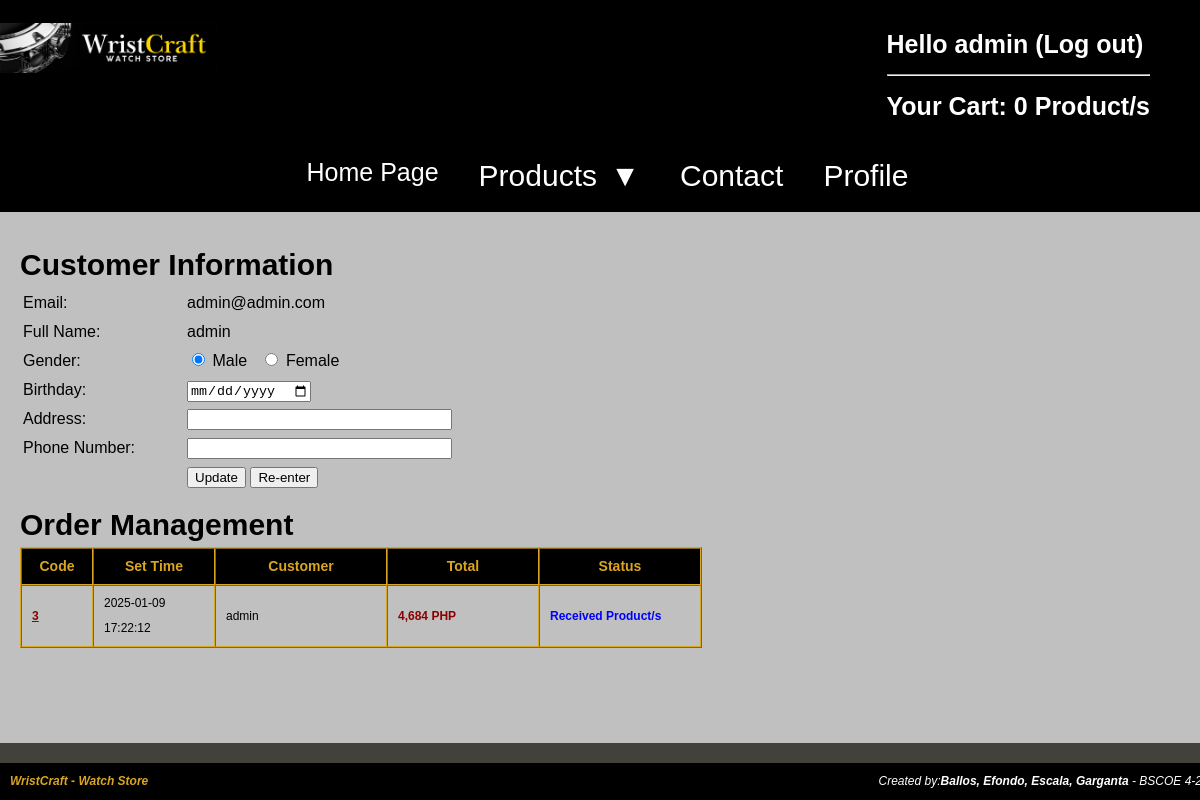
Page /WristCraft/www/usercontrolGuest.php (signed in) on the committed database.
### tables this page shows
CREATE TABLE `users` (
  `Id` int(11) NOT NULL,
  `Password` varchar(255) NOT NULL,
  `Email` varchar(255) NOT NULL,
  `CreateTime` datetime NOT NULL,
  `Admin` int(11) DEFAULT 0,
  `Name` varchar(255) NOT NULL,
  `Sex` int(11) DEFAULT NULL,
  `DoB` date DEFAULT NULL,
  `Address` text DEFAULT NULL,
  `Phone` varchar(12) DEFAULT NULL
);

CREATE TABLE `orders` (
  `Id` int(11) NOT NULL,
  `CreateTime` datetime NOT NULL,
  `CloseTime` datetime NOT NULL,
  `Status` int(11) NOT NULL,
  `UserId` int(11) DEFAULT NULL,
  `Name` varchar(255) NOT NULL,
  `Address` text NOT NULL,
  `Phone` varchar(12) NOT NULL,
  `Email` varchar(255) DEFAULT NULL,
  `Request` text DEFAULT NULL
);

### WristCraft/www/ultility/userultilities.php (called while the page is built, shortened)
<?php
function getUserById($con, $userId) {
    $sql = "SELECT * FROM `users` WHERE Id = '$userId'";
    $result = mysqli_query($con, $sql);
    if (mysqli_num_rows($result) === 1) {
        return mysqli_fetch_array($result);
    } else {
        return '';
    }
}
?>

### WristCraft/www/usercontrolGuest.php (the view, shortened to what this page needs)
<?php
require_once './data/dbconnect.php';
include './ultility/userultilities.php';
include './ultility/orderultilities.php';
$user = '';
if (isset($_SESSION['userId']))
{
    $user = getUserById($con, $_SESSION['userId']);
}
else {
    header("Location: login.php");
}
?>
<!doctype html>
<html>
    <head>
        <link href="styles/site.css" rel="stylesheet" type="text/css">
        <link href="styles/usercontrolGuest.css" rel="stylesheet" type="text/css">
    </head>
    <body>
        <div class="divContainer">
            <?php include './Templates/header.php'; ?>
            <?php include './Templates/topmenu.php'; ?>
            <div class="divWrapper_2">
                <div class="divWrapper_1">
                    <div class="divMain">
                        <article class="articleContent">
                            <p class="pPageTitle">Customer Information</p>
                            <section>
                                <form id="formUpdateUserInfors" action="" method="post">
                                    <table>
                                        <tr>
                                            <td width="160px">Email: </td>
                                            <td><?php echo $user['Email']; ?></td>
                                        </tr>
                                        <tr>
                                            <td>Full Name: </td>
                                            <td><?php echo $user['Name']; ?></td>
                                        </tr>
                                        <tr>
                                            <td>Gender: </td>
                                            <td>
                                                <input type="radio" name="txtSex" value="0" <?php if (intval($user['Sex'])===0) {echo "checked=''";} ?>/> Male &nbsp;
                                                <input type="radio" name="txtSex" value="1" <?php if (intval($user['Sex'])!=0) {echo "checked=''";} ?>/> Female
                                            </td>
                                        </tr>
                                        <tr>
                                            <td>Birthday: </td>
                                            <td>
                                                <input type="date" name="txtDoB" value="<?php echo $user['DoB']; ?>" required="" />
                                            </td>
                                        </tr>
                                        <tr>
                                            <td>Address: </td>
                                            <td><input type="text" name="txtAddress" value="<?php echo $user['Address']; ?>" size="30" required="" /></td>
                                        </tr>
                                        <tr>
                                            <td>Phone Number: </td>
                                            <td><input type="text" name="txtPhone" value="<?php echo $user['Phone']; ?>" size="30" required="" /></td>
                                        </tr>
                                        <tr>
                                            <td></td>
                                            <td><input type="submit" name="btnSubmit" value="Update" /> <input type="reset" name="btnReset" value="Re-enter" /></td>
                                        </tr>
                                    </table>
                                </form>
                            </section>
                            <p class="pPageTitle">Order Management</p>
                            <section>
                                <table class="tableCart" id="tableCart" border="1" cellpadding="5" cellspacing="0">
                                    <tr id="trTop_TableCart">
                                      <th width="60px">Code</th>
                                      <th width="110px">Set Time</th>
                                      <th width="160px">Customer</th>
                                      <th width="140px">Total</th>
                                      <th width="150px">Status</th>
                                    </tr>
                                    <?php
                                    if (isset($_SESSION['userId'])) {
                                        $sql = "SELECT * FROM `orders` WHERE UserId = ".$user['Id']." ORDER BY Id DESC";
                                        $result = mysqli_query($con, $sql);
                                        if (mysqli_num_rows($result) >= 1) {
                                            while ($row = mysqli_fetch_assoc($result)) {
                                                ?>
                                                <tr>
                                                    <td>
                                                        <a class="aContent" href="orderdetails.php?id=<?php echo $row['Id']; ?>"><?php echo $row['Id']; ?></a>
                                                    </td>
                                                    <td>
                                                        <?php echo $row['CreateTime']; ?>
                                                    </td>
                                                    <td>
                                                        <?php echo $user['Name']; ?>
                                                    </td>
                                                    <td>
                                                        <span class="spanProductPrice">
                                                        <?php echo getOrderTotal($con, $row['Id'])." PHP"; ?>
                                                        </span>
                                                    </td>
                                                    <td>
                                                        <?php echo getOrderStatus($con, $row['Status']); ?>
                                                    </td>
                                                </tr>
                                                <?php
                                            }
                                        } else {
                                            ?>
                                            <tr>
                                                <td colspan="5" style="text-align: center;">No orders found.</td>
                                            </tr>
                                            <?php
                                        }
                                    }
                                    ?>
                                </table>
                            </section>
                        </article>
                    </div>
                </div>
            </div>
            <?php include './Templates/footer.php'; ?>
        </div>
    </body>
</html>

### WristCraft/www/ultility/orderultilities.php (shortened to what this page needs)
<?php
function getOrderStatus($con, $status) {
    switch ($status) {
        case 4:
            return "<span style='color: blue; font-weight:bold'>Received Product/s</span>";
    }
}
function getOrderTotal($con, $id) {
    $query = "SELECT * FROM `orderlines` WHERE OrderId = $id";
    $result = mysqli_query($con, $query);
    $total = 0.0;
    if (mysqli_num_rows($result) >= 1) {
        while ($row = mysqli_fetch_assoc($result)) {
            $total += floatval($row['Price']) * floatval($row['Quantity']);
        }
    }
    return number_format($total, 0, ".", ",");
}
?>

### WristCraft/www/styles/site.css (style rules this page uses)
body { font: 100%/1.4 Verdana, Arial, Helvetica, sans-serif; background-color: #42413C; margin: 0; padding: 0; color: #000; }
p { margin: 20px 0 10px; line-height: 25px; }
a:link { color: #42413C; text-decoration: none; }
header, section, footer, aside, article, figure { display: block; }
.divContainer { background-color: #42413C; margin: 0 auto; display: flex; flex-direction: column; min-height: 100vh; }
.divWrapper_1 { position: relative; right: 780px; }
.divWrapper_2 { display: flex; flex-wrap: wrap; flex-direction: column; overflow: hidden; background-color: silver; position: relative; margin-bottom: 10px; flex: 1; }
.divMain { display: flex; flex-wrap: wrap; flex-direction: column; padding: 10px; margin-bottom: 10px; position: relative; left: 780px; flex: 1; }
.articleContent { margin: 10px; width: 100%; float: right; line-height: 25px; }
.pPageTitle { font-weight: bold; font-size: 30px; }
a.aContent, a.aContent:visited, a.aContent:hover, a.aContent:active, a.aContent:focus { font-weight: bold; color: darkred; text-decoration: underline; }

### WristCraft/www/styles/usercontrolGuest.css (style rules this page uses)
.tableCart { border-color: goldenrod; border-width: thin; font-size: 12px; }
.tableCart tr#trTop_TableCart { background: #000; color: goldenrod; }
.tableCart td { border-color: goldenrod; padding-left: 10px; }
.tableCart th { text-align: center; font-size: 14px; }
.spanProductPrice { color: darkred; font-size: 12px; font-weight: bold; }

### rows in the picture
users: Email "admin@admin.com", Name "admin", Sex "☑"
orders: Id "3", CreateTime "2025-01-09 17:22:12", UserId.Name "admin", Id "4,684", Status "Received Product/s"

### other values in the picture
$_SESSION['name'] "admin"
getCountProducts() "0"
